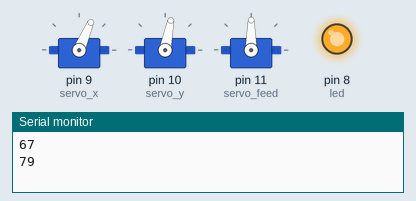
Recording of a sketch running on a simulated Arduino Uno, built with avr-gcc and run on an emulated ATmega328P. On the bench: 3 × servo, output pins drawn as LEDs (lit = HIGH), the last lines printed to the serial monitor. Random numbers use the default seed unless the sketch sets one.

Above: at 0.1 s.
At 4.6 s:
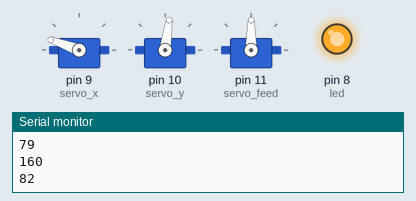
At 9.6 s:
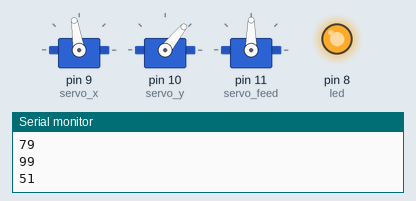
At 19.6 s:
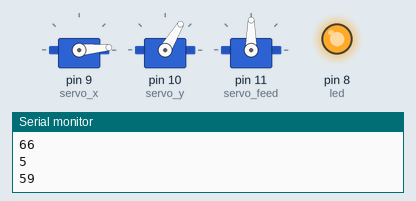
At 29.1 s:
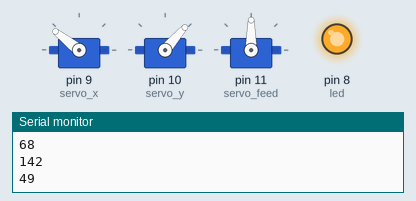
At 39.1 s:
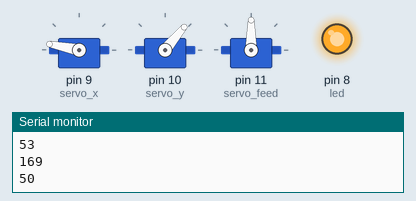
Timing chart, 0 to 40.0 s (numbered marks = the images above):
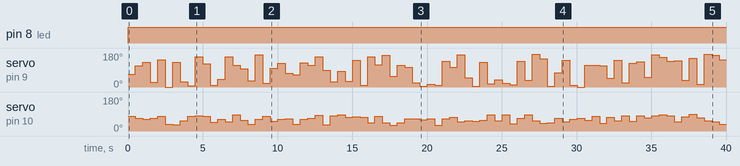

Measured:
- by itself, pin 8 (led): LOW → HIGH at 0.00 s
- by itself, servo on pin 10 (servo_y): 79° → 68° at 0.50 s, → 62° 0.50 s later, → 68° 0.50 s later, → 79° 0.50 s later, … (79 changes in this stretch)
- by itself, servo on pin 9 (servo_x): 67° → 113° at 0.50 s, → 130° 0.50 s later, → 24° 0.50 s later, → 143° 0.50 s later, … (79 changes in this stretch)

The sketch:

servo_randomVariable.ino
```cpp
#include <Servo.h>

Servo servo_x;
Servo servo_y;
Servo servo_feed;
int x;
int y;
int led = 8;

void setup()
{
    servo_x.attach(9);
    servo_y.attach(10);
    servo_feed.attach(11);
    Serial.begin(9600);
    pinMode(led, OUTPUT);
  }

void loop()
{
    {
            x = int(random(180));
            y = int(random(30, 90));
            digitalWrite(led, HIGH);
            servo_x.write(x);
            servo_y.write(y);
            Serial.println(x);
            Serial.println(y);
            delay(500);

    }
  }
```
